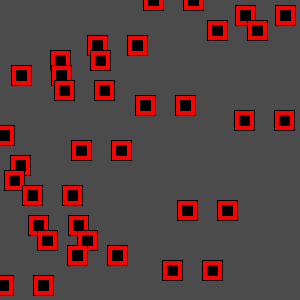
Frame 1 (no input)
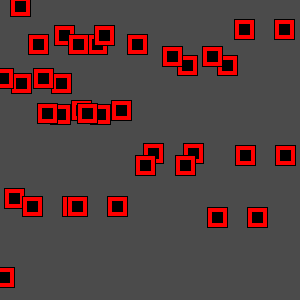
Frame 60 (the mouse pressed at the canvas centre just before this capture)
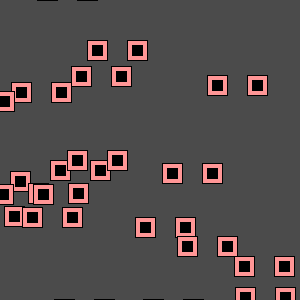
Frame 120 (the mouse held since frame 60 and released just before this capture)

The Processing sketch that drew these frames (run headless with seeded random() and noise(); from frame 60 on, the mouse is pressed at the canvas centre):

// Processing sketch: processing_39858
// ── processing_39858.pde

int num = 20;
 
 
float[] x = new float[num];
float[] y = new float[num];
float[] speed = new float[num];
 
void setup() {
  size(300, 300);
  smooth();
 
   
  for (int w=0; w < num;w++) {
    x[w] = random(height);
    y[w] = w * (width/num);
    speed[w] = random(10);
  }
}
 
void draw() {
  background(75);
   
  for (int i=0; i < num; i++) {
     
    rectMode(CENTER);
    stroke(0);
    fill(255, mouseY, mouseX);
    rect(x[i], y[i], 20, 20);
    fill(0);
    rect(x[i], y[i], 10, 10);
    fill(255, mouseY, mouseX);
    rect(x[i]-40, y[i], 20, 20);
    fill(0);
    rect(x[i]-40, y[i], 10, 10);
 
    y[i] = y[i] + speed[i];
    if (y[i] > width + 10) {
      y[i] = -10;
    }
     
  }
   
}
